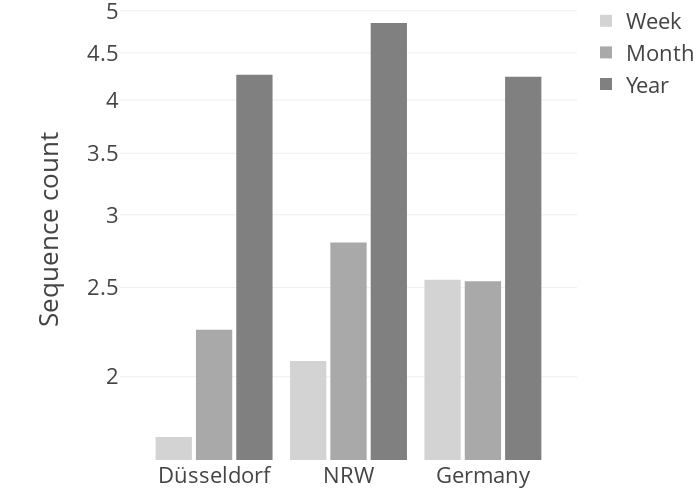

This figure's notebook cell:
### Code cell
distance_distribution_df = pd.DataFrame(distance_distribution)
fig = px.bar(distance_distribution_df, x='geographic_area', y="mean_edge_weight", color='seasonal_period', barmode='group', color_discrete_sequence=["lightgrey", "darkgrey", "grey"],
             title='Grouped Bar Chart', labels={"seasonal_period": ""})
fig.update_yaxes(type="log")
fig.update_layout(template="presentation", bargap=0.1, bargroupgap=0.1, width=700, height=500,
                  font=dict(size=22),
                  margin=dict(l=120,r=0,t=0,b=40),
                  xaxis=dict(
                        range=[-0.7, 2.7],
                        title=dict(
                            text='',
                            standoff=0
                        ),
                        tickangle=0
                    ),
                  title="",
                    yaxis=dict(
                        title=dict(
                            text='Sequence count',
                            standoff=20
                        ),
                        tickangle=0
                    )
                 )
fig.show()
fig.write_image("figures/sequence_counts.svg", width=700, height=500)

### Figure 1 — Plotly figure (JSON) as saved in the notebook; plotly's stock layout.template omitted (floating-point values rounded to 4 significant figures)
{"data": [{"alignmentgroup": "True", "hovertemplate": "=Week<br>geographic_area=%{x}<br>mean_edge_weight=%{y}<extra></extra>", "legendgroup": "Week", "marker": {"color": "lightgrey", "pattern": {"shape": ""}}, "name": "Week", "offsetgroup": "Week", "orientation": "v", "showlegend": true, "textposition": "auto", "type": "bar", "x": ["Düsseldorf", "NRW", "Germany"], "xaxis": "x", "y": [1.72, 2.08, 2.55], "yaxis": "y"}, {"alignmentgroup": "True", "hovertemplate": "=Month<br>geographic_area=%{x}<br>mean_edge_weight=%{y}<extra></extra>", "legendgroup": "Month", "marker": {"color": "darkgrey", "pattern": {"shape": ""}}, "name": "Month", "offsetgroup": "Month", "orientation": "v", "showlegend": true, "textposition": "auto", "type": "bar", "x": ["Düsseldorf", "NRW", "Germany"], "xaxis": "x", "y": [2.25, 2.8, 2.54], "yaxis": "y"}, {"alignmentgroup": "True", "hovertemplate": "=Year<br>geographic_area=%{x}<br>mean_edge_weight=%{y}<extra></extra>", "legendgroup": "Year", "marker": {"color": "grey", "pattern": {"shape": ""}}, "name": "Year", "offsetgroup": "Year", "orientation": "v", "showlegend": true, "textposition": "auto", "type": "bar", "x": ["Düsseldorf", "NRW", "Germany"], "xaxis": "x", "y": [4.26, 4.85, 4.24], "yaxis": "y"}], "layout": {"bargap": 0.1, "bargroupgap": 0.1, "barmode": "group", "font": {"size": 22}, "height": 500, "legend": {"title": {"text": ""}, "tracegroupgap": 0}, "margin": {"b": 40, "l": 120, "r": 0, "t": 0}, "title": {"text": ""}, "width": 700, "xaxis": {"anchor": "y", "domain": [0, 1], "range": [-0.7, 2.7], "tickangle": 0, "title": {"standoff": 0, "text": ""}, "type": "category"}, "yaxis": {"anchor": "x", "autorange": true, "domain": [0, 1], "range": [0.2105, 0.7108], "tickangle": 0, "title": {"standoff": 20, "text": "Sequence count"}, "type": "log"}}}
